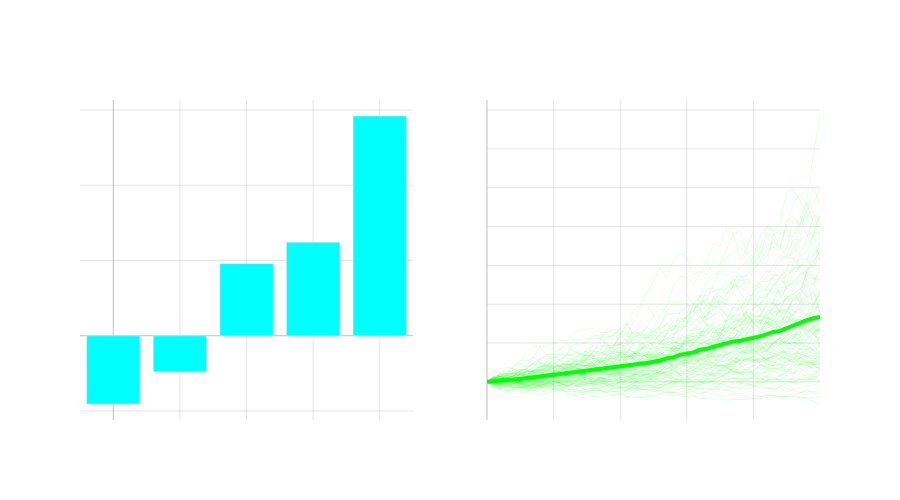

Notebook source saved alongside this figure:
### Markdown cell above
### 2.)  Quantitative Edge

In real life, we don't have a static level like $3.5$ in the dice roll example above.  

Instead we have to proxy for some quantity in a statistical capacity and aim to make these optimal decisions relative to this methodology.

It's important to note

- Static arbitrage does exist and we can make a risk-free profit if we are fast enough (measures like Sharpe here are silly here and really just proxy for risk of failure or getting stuck in the trade etc.)

- There are wild systematic inefficiencies that can be exploited in a quantitative capacity with sufficient data - but scaling a strategy will reduce its viability, a common problem in the space for institutions but not retailers

- Our statistical edge from a systematic inefficiency, or strategy we develop vanishes

### Code cell
import numpy as np
import pandas as pd
import plotly.graph_objects as go
from plotly.subplots import make_subplots

# Generate sample data
np.random.seed(42)
n_stocks = 1000
signal = np.random.normal(0, 1, n_stocks)
returns = 0.01 * signal + np.random.normal(0, 0.05, n_stocks)  # Reduced return magnitude

# Calculate quantiles
n_quantiles = 5
df = pd.DataFrame({'signal': signal, 'returns': returns})
df['quantile'] = pd.qcut(df['signal'], n_quantiles, labels=False)

# Calculate mean returns by quantile
quantile_returns = df.groupby('quantile')['returns'].mean()

# Generate daily returns for multiple portfolio simulations
n_days = 50
n_simulations = 100
initial_value = 100
all_portfolio_values = np.zeros((n_simulations, n_days + 1))
all_portfolio_values[:,0] = initial_value

# Get return distributions for top and bottom quantiles
top_quantile_returns = df[df['quantile'] == n_quantiles-1]['returns']
bottom_quantile_returns = df[df['quantile'] == 0]['returns']

# Simulate multiple portfolio paths
for sim in range(n_simulations):
    for day in range(n_days):
        long_return = np.random.choice(top_quantile_returns)
        short_return = np.random.choice(bottom_quantile_returns)
        daily_return = long_return - short_return
        all_portfolio_values[sim, day + 1] = all_portfolio_values[sim, day] * (1 + daily_return)

# Calculate average path
average_portfolio_values = np.mean(all_portfolio_values, axis=0)

# Create figure with subplots
fig = make_subplots(rows=1, cols=2,
                    subplot_titles=('Average Returns by Signal Quantile',
                                  'Long-Short Portfolio Value Paths'))

# Plot quantile returns as bar chart
fig.add_trace(
    go.Bar(x=list(range(n_quantiles)), 
           y=quantile_returns,
           name='Quantile Returns',
           marker_color='#00FFFF'),  # Changed to neon blue
    row=1, col=1
)

# Plot all portfolio paths (semi-transparent)
for sim in range(n_simulations):
    fig.add_trace(
        go.Scatter(x=np.arange(n_days + 1), 
                  y=all_portfolio_values[sim],
                  name='Simulation Path',
                  line=dict(color='rgba(0,255,0,0.1)', width=1),
                  showlegend=False),
        row=1, col=2
    )

# Plot average portfolio path
fig.add_trace(
    go.Scatter(x=np.arange(n_days + 1), 
               y=average_portfolio_values,
               name='Average Portfolio Value',
               line=dict(color='#00FF00', width=4)),
    row=1, col=2
)

# Update layout
fig.update_layout(
    showlegend=False,
    height=500,
    title_text='Signal-Based Trading Strategy',
    title_x=0.5,
    title_font_size=20,
    plot_bgcolor='rgba(0,0,0,0)',
    paper_bgcolor='rgba(0,0,0,0)',
    font=dict(color='white')
)

# Update axes
fig.update_xaxes(showgrid=True, gridwidth=1, gridcolor='rgba(128,128,128,0.2)',
                 zeroline=True, zerolinewidth=1, zerolinecolor='rgba(128,128,128,0.5)',
                 title_text='Signal Quantile', row=1, col=1)
fig.update_yaxes(showgrid=True, gridwidth=1, gridcolor='rgba(128,128,128,0.2)',
                 zeroline=True, zerolinewidth=1, zerolinecolor='rgba(128,128,128,0.5)',
                 title_text='Average Returns', row=1, col=1)

fig.update_xaxes(showgrid=True, gridwidth=1, gridcolor='rgba(128,128,128,0.2)',
                 zeroline=True, zerolinewidth=1, zerolinecolor='rgba(128,128,128,0.5)',
                 title_text='Days', row=1, col=2)
fig.update_yaxes(showgrid=True, gridwidth=1, gridcolor='rgba(128,128,128,0.2)',
                 zeroline=True, zerolinewidth=1, zerolinecolor='rgba(128,128,128,0.5)',
                 title_text='Portfolio Value ($)', row=1, col=2)

fig.show()
